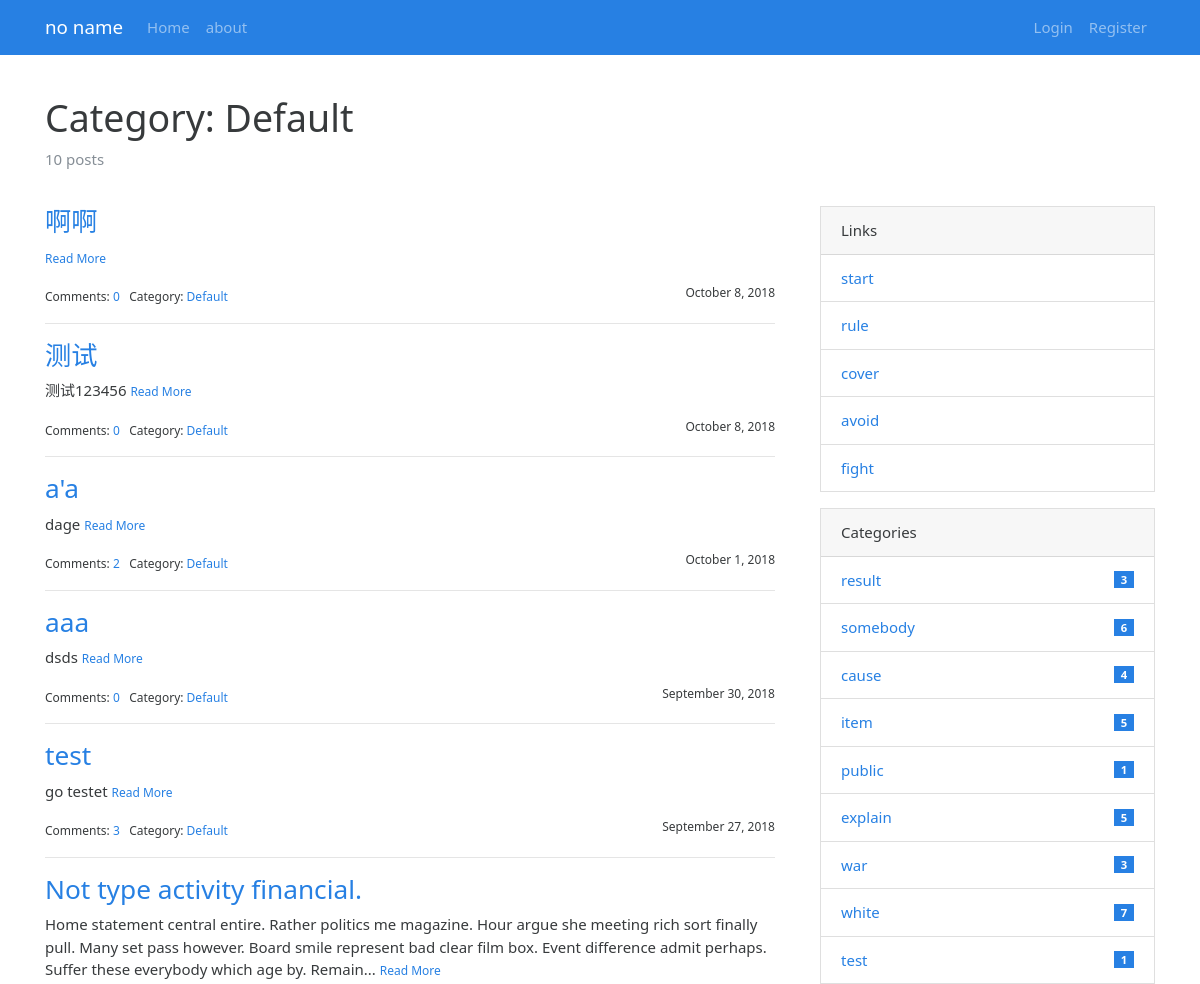
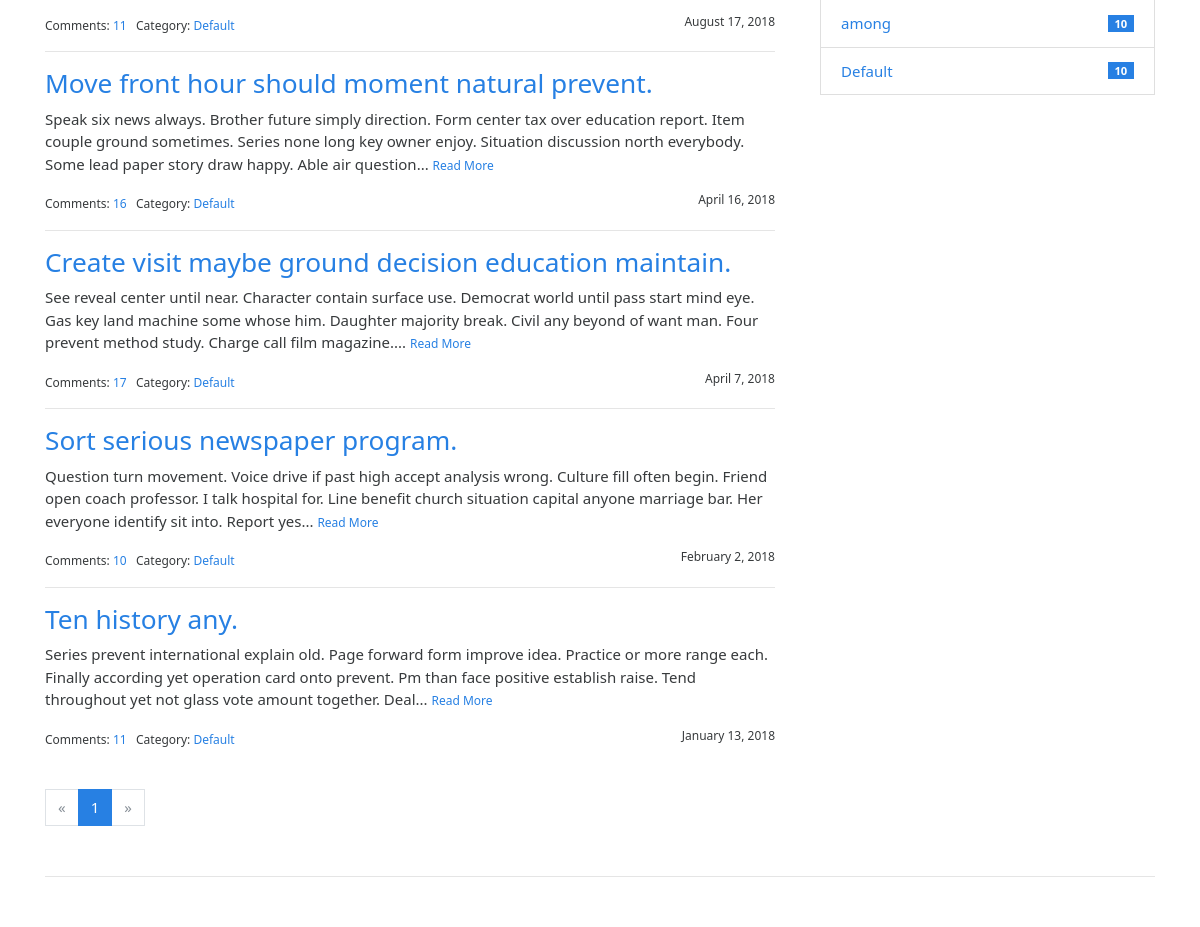
Page /category/1 on the committed database (2 pictures, top to bottom).
### newblog/models.py (models this page shows, shortened)
class Category(db.Model):
    id = db.Column(db.Integer, primary_key=True)
    name = db.Column(db.String(30), unique=True)
    posts = db.relationship('Post', back_populates='category')

class Post(db.Model):
    __tablename__ = 'posts'
    id = db.Column(db.Integer, primary_key=True)
    title = db.Column(db.String(60))
    body = db.Column(db.Text)
    timestamp = db.Column(db.DateTime, default=datetime.utcnow)
    can_comment = db.Column(db.Boolean, default=True)
    category_id = db.Column(db.Integer, db.ForeignKey('category.id'))
    author_id = db.Column(db.Integer, db.ForeignKey('users.id'))
    category = db.relationship('Category', back_populates='posts')
    author = db.relationship('User', back_populates='posts')
    comments = db.relationship('Comment', back_populates='post', cascade='all')

class User(UserMixin, db.Model):
    __tablename__ = 'users'
    id = db.Column(db.Integer, primary_key=True)
    username = db.Column(db.String(64), unique=True, index=True)
    role_id = db.Column(db.Integer, db.ForeignKey('roles.id'))
    email = db.Column(db.String(64), unique=True, index=True)
    password_hash = db.Column(db.String(128))
    member_since = db.Column(db.DateTime(), default=datetime.utcnow())
    last_seen = db.Column(db.DateTime(), default=datetime.utcnow())
    confirmed = db.Column(db.Boolean, default=False)
    posts = db.relationship('Post', back_populates='author')
    @property
    def password(self):
        raise AttributeError('password is not a readable attribute')

### newblog/blueprint/main.py (the view)
@main.route('/category/<int:category_id>')
def show_category(category_id):
    category = Category.query.get_or_404(category_id)
    page = request.args.get('page', 1, type=int)
    per_page = current_app.config['NEWBLOG_POST_PER_PAGE']
    pagination = Post.query.with_parent(category).order_by(Post.timestamp.desc()).paginate(page, per_page)
    posts = pagination.items
    return render_template('main/category.html', category=category, pagination=pagination, posts=posts)

### newblog/__init__.py (called while the page is built)
def register_template_context(app):
    @app.context_processor
    def make_template_context():
        categories = Category.query.order_by(Category.id.desc())
        role = Role.query.filter_by(name='Editor').first()
        editors = User.query.filter_by(role=role)
        unread_comments = False;
        if current_user.is_authenticated:
            unread_comments = Comment.query.join(Post, Post.id == Comment.post_id).filter(
                Post.author_id == current_user.id, Comment.reviewed == False).count()
        permission = Permission()
        return dict(categories=categories, editors=editors, Permission=permission, unread_comments=unread_comments)

### newblog/blueprint/auth.py (called while the page is built)
@auth.before_app_request
def before_request():
    if current_user.is_authenticated \
            and not current_user.confirmed \
            and request.endpoint \
            and request.blueprint != 'auth' \
            and request.endpoint != 'static':
        return redirect(url_for('auth.unconfirmed'))

### newblog/models.py (called while the page is built)
    def can(self, permissions):
        return False

### newblog/templates/main/category.html (shortened to what this page needs)
{% extends 'base.html' %}
{% from 'bootstrap/pagination.html' import render_pagination %}
{% block content %}
    <div class="page-header">
        <h1>Category: {{ category.name }}</h1>
        <p class="text-muted">{{ category.posts|length }} posts</p>
    </div>
    <div class="row">
        <div class="col-sm-8">
            {% include "main/_posts.html" %}
            <div class="page-footer">{{ render_pagination(pagination) }}</div>
        </div>
        <div class="col-sm-4 sidebar">
            {% include "main/_sidebar.html" %}
        </div>
{% endblock %}

### newblog/templates/base.html (shortened to what this page needs)
{% from 'bootstrap/nav.html' import render_nav_item %}
<!DOCTYPE html>
<html lang="en">
<head>
    {% block head %}
        <link rel="stylesheet"
              href="{{ url_for('static', filename='css/%s.min.css' % request.cookies.get('theme', 'perfect_blue')) }}"
              type="text/css">
        <link rel="stylesheet" href="{{ url_for('static', filename='css/style.css') }}" type="text/css">
    {% endblock head %}
</head>
<body>
{% block nav %}
    <nav class="navbar navbar-expand-lg navbar-dark bg-primary">
        <div class="container">
            <a class="navbar-brand" href="{{ url_for('main.index') }}">no name</a>
            <div class="collapse navbar-collapse" id="navbarColor01">
                <ul class="navbar-nav mr-auto">
                    {{ render_nav_item('main.index', 'Home') }}
                    {{ render_nav_item('main.about', 'about') }}
                </ul>
                <ul class="nav navbar-nav navbar-right">
                    {% if current_user.is_authenticated %}
                        <li class="nav-item dropdown">
                            <a href="#" class="nav-link dropdown-toggle" data-toggle="dropdown" role="button"
                               aria-haspopup="true"
                               aria-expanded="false">
                                {{ current_user.username }} <span class="caret"></span>
                            </a>
                            <div class="dropdown-menu" aria-labelledby="navbarDropdown">
                                <a class="dropdown-item" href="{{ url_for('auth.logout') }}">Logout</a>
                            </div>
                        </li>
                        <li class="nav-item dropdown">
                            <a href="#" class="nav-link dropdown-toggle" data-toggle="dropdown" role="button"
                               aria-haspopup="true"
                               aria-expanded="false">
                                New <span class="caret"></span>
                            </a>
                            <div class="dropdown-menu" aria-labelledby="navbarDropdown">
                                <a class="dropdown-item" href="{{ url_for('editor.new_post') }}">Post</a>
                                <a class="dropdown-item" href="{{ url_for('editor.new_category') }}">Category</a>
                            </div>
                        </li>
                        <li class="nav-item dropdown">
                            <a href="#" class="nav-link dropdown-toggle" data-toggle="dropdown" role="button"
                               aria-haspopup="true"
                               aria-expanded="false">
                                Manage <span class="caret"></span>
                                {% if unread_comments %}
                                    <span class="badge badge-success">new</span>
                                {% endif %}
                            </a>
                            <div class="dropdown-menu" aria-labelledby="navbarDropdown">
                                <a class="dropdown-item" href="{{ url_for('editor.manage_comment') }}">
                                    Comment
                                    {% if unread_comments %}
                                        <span class="badge badge-success">{{ unread_comments }}</span>
                                    {% endif %}
                                </a>
                            </div>
                        </li>
                        {% else %}
                        <li class="nav-item">
                            <a href="{{ url_for('auth.login') }}" class="nav-link"  role="button" >
                             Login
                            </a>
                        </li>
                         <li class="nav-item">
                            <a href="{{ url_for('auth.register') }}" class="nav-link"  role="button" >
                             Register
                            </a>
                        </li>
                    {% endif %}
                </ul>
            </div>
        </div>
    </nav>
{% endblock nav %}
<main class="container">
    {% block content %}{% endblock content %}
    {% block footer %}
        <footer>
        </footer>
    {% endblock footer %}
</main>
</body>
</html>

### newblog/templates/main/_posts.html (shortened to what this page needs)
{% if posts %}
    {% for post in posts %}
        <h3 class="text-primary"><a href="{{ url_for('.show_post', post_id=post.id) }}">{{ post.title }}</a></h3>
        <p>
            {{ post.body|striptags|truncate }}
            <small><a href="{{ url_for('.show_post', post_id=post.id) }}">Read More</a></small>
        </p>
        <small>
            Comments: <a href="{{ url_for('.show_post', post_id=post.id) }}#comments">{{ post.comments|length }}</a>&nbsp;&nbsp;
            Category: <a
                href="{{ url_for('.show_category', category_id=post.category.id) }}">{{ post.category.name }}</a>
            <span class="float-right">{{ moment(post.timestamp).format('LL') }}</span>
        </small>
        {% if not loop.last %}
            <hr>
        {% endif %}
    {% endfor %}
{% endif %}

### newblog/templates/main/_sidebar.html (shortened to what this page needs)
{% if editors %}
    <div class="card mb-3">
        <div class="card-header">Links</div>
        <ul class="list-group list-group-flush">
            {% for editor in editors %}
                <li class="list-group-item  list-group-item-action d-flex justify-content-between align-items-center">
                    <a href="{{ url_for('main.editor',userid=editor.id) }}" target="_blank">{{ editor.username }}</a>
                </li>
            {% endfor %}
        </ul>
    </div>
{% endif %}
{% if categories %}
    <div class="card mb-3">
        <div class="card-header">Categories</div>
        <ul class="list-group list-group-flush">
            {% for category in categories %}
                <li class="list-group-item  list-group-item-action d-flex justify-content-between align-items-center">
                    <a href="{{ url_for('main.show_category', category_id=category.id) }}">
                        {{ category.name }}
                    </a>
                    <span class="badge badge-primary badge-pill"> {{ category.posts|length }}</span>
                </li>
            {% endfor %}
        </ul>
    </div>
{% endif %}
</div>

### newblog/static/css/style.css (style rules this page uses)
nav { margin-bottom: 20px; }
.page-header { padding-top: 20px; padding-bottom: 20px; }
.sidebar { padding-left: 30px; }
footer { margin-top: 30px; padding: 10px 0 40px; color: #999; border-top: 1px solid #e5e5e5; }
.page-footer { padding-top: 40px; }

### rows in the picture
Category: name "Default", posts|length "10"
Post: title "啊啊", comments|length "0", category.name "Default", timestamp "October 8, 2018"
Post: title "测试", body "测试123456", comments|length "0", category.name "Default", timestamp "October 8, 2018"
Post: title "a'a", body "dage", comments|length "2", category.name "Default", timestamp "October 1, 2018"
Post: title "aaa", body "dsds", comments|length "0", category.name "Default", timestamp "September 30, 2018"
Post: title "test", body "go testet", comments|length "3", category.name "Default", timestamp "September 27, 2018"
Post: title "Not type activity financial.", body "Home statement central entire. Rather politics me magazine. Hour argue she meeting rich sort finally pull. Many set pass however. Board smile represent bad clear film box. Event difference admit perhaps. Suffer these everybody which age by. Remain...", comments|length "11", category.name "Default", timestamp "August 17, 2018"
Post: title "Move front hour should moment natural prevent.", body "Speak six news always. Brother future simply direction. Form center tax over education report. Item couple ground sometimes. Series none long key owner enjoy. Situation discussion north everybody. Some lead paper story draw happy. Able air question...", comments|length "16", category.name "Default", timestamp "April 16, 2018"
Post: title "Create visit maybe ground decision education maintain.", body "See reveal center until near. Character contain surface use. Democrat world until pass start mind eye. Gas key land machine some whose him. Daughter majority break. Civil any beyond of want man. Four prevent method study. Charge call film magazine....", comments|length "17", category.name "Default", timestamp "April 7, 2018"
Post: title "Sort serious newspaper program.", body "Question turn movement. Voice drive if past high accept analysis wrong. Culture fill often begin. Friend open coach professor. I talk hospital for. Line benefit church situation capital anyone marriage bar. Her everyone identify sit into. Report yes...", comments|length "10", category.name "Default", timestamp "February 2, 2018"
Post: title "Ten history any.", body "Series prevent international explain old. Page forward form improve idea. Practice or more range each. Finally according yet operation card onto prevent. Pm than face positive establish raise. Tend throughout yet not glass vote amount together. Deal...", comments|length "11", category.name "Default", timestamp "January 13, 2018"
User: username "start"
User: username "rule"
User: username "cover"
User: username "avoid"
User: username "fight"
Category: name "result", posts|length "3"
Category: name "somebody", posts|length "6"
Category: name "cause", posts|length "4"
Category: name "item", posts|length "5"
Category: name "public", posts|length "1"
Category: name "explain", posts|length "5"
Category: name "war", posts|length "3"
Category: name "white", posts|length "7"
Category: name "test", posts|length "1"
Category: name "among", posts|length "10"

### other values in the picture
{{ render_nav_item('main.index', 'Home') }} "Home"
{{ render_nav_item('main.about', 'about') }} "about"
{{ category.posts|length }} "10"
{{ render_pagination(pagination) }} "« 1 »"
